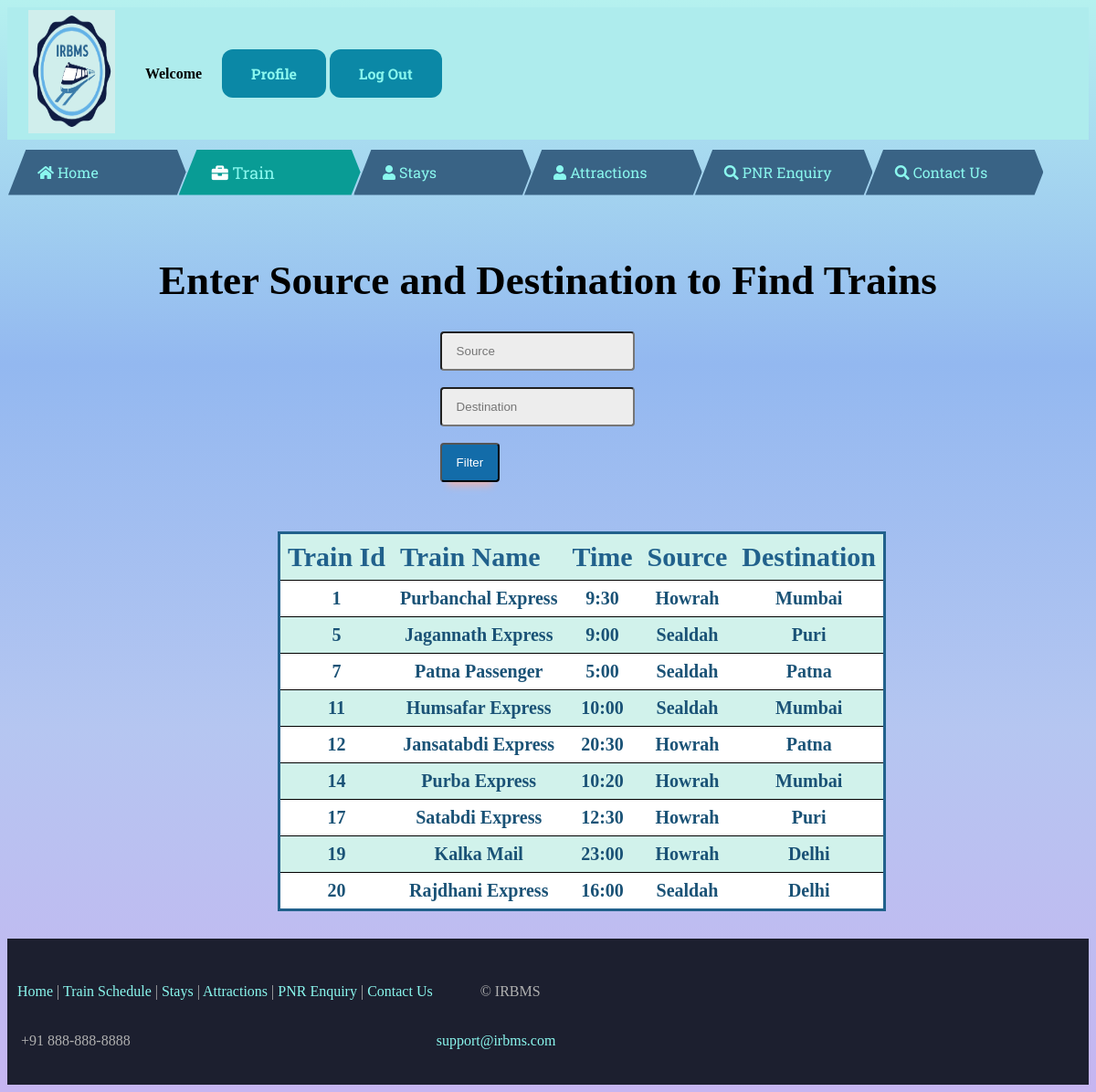
Page /trainschedule.php on the committed database.
### tables this page shows
CREATE TABLE IF NOT EXISTS `train` (
  `train_id` int(10) NOT NULL,
  `train_name` varchar(30) NOT NULL,
  `time` varchar(15) DEFAULT NULL,
  `duration` varchar(20) NOT NULL,
  `source` varchar(30) NOT NULL,
  `destination` varchar(30) NOT NULL,
  `Sleeper` int(10) NOT NULL DEFAULT '30',
  `AC 2 Tier` int(10) NOT NULL DEFAULT '30',
  `First Class` int(10) NOT NULL DEFAULT '30',
  `pnr` int(10) DEFAULT NULL,
  PRIMARY KEY (`train_id`)
);

### trainschedule.php (the view, shortened to what this page needs)
<?php
if(isset($_POST['search']))
{
    $valueToSearch1 = $_POST['valueToSearch1'];
    $valueToSearch = $_POST['valueToSearch'];
    $query = "SELECT * FROM `train` WHERE `source`='$valueToSearch' and `destination` ='$valueToSearch1' order by `train_id`";
    $search_result = filterTable($query);
}
 else {
    $query = "SELECT * FROM `train` order by `train_id`";
    $search_result = filterTable($query);
}
function filterTable($query)
{
    $connect = mysqli_connect("localhost", "root", "", "railwaymanagementsystem");
    $filter_Result = mysqli_query($connect, $query);
    return $filter_Result;
}
?>
<!DOCTYPE html>
<html>
    <head>
   <link rel="stylesheet" href="https://use.fontawesome.com/releases/v5.3.1/css/all.css">
    </head>
  <header class="h">
    <table>
      <tr>
        <th colspan="3"><img src="logo2.png" width="70%" height="135px" class="img-responsive"></th>
        <th colspan="10"></th>
        <th colspan="10"></th>
        <th colspan="20"> Welcome <?php  echo  $_SESSION['uname'];?></th>
        <th colspan="10"></th>
        <th colspan="10"></th>
        <th colspan="70"></th>
        <th colspan="10"></th>
        <th colspan="10">
          <a href="logout.php" class="button button1">Log Out</a>
          <a href="profile.php" class="button button1">Profile</a>
        </th>
      </tr>
    </table>
    </header>
    <body style="background-image: linear-gradient(#B5F1EF,#93B8F0,#B5C6F1,#C6B5F1);">
       <nav class="menu">
            <ul class="main-menu">
                <li ><i class="fa fa-home"></i><a href="home.php"> Home</a></li>
                <li class="active"><i class="fa fa-briefcase"></i><a href="trainschedule.php"> Train Schedule</li>
                <li><i class="fa fa-user"></i> <a href="stays.php"> Stays</a></li>
                <li><i class="fa fa-user"></i> <a href="historical.php"> Attractions</a></li>
                <li><i class="fa fa-search"></i> <a href="pnrcheck.php"> PNR Enquiry</a></li>
                <li><i class="fa fa-search"></i> <a href="Contact us.php"> Contact Us</a></li>
            </ul>
        </nav>
        <br><br>
        <h1 align="center" style="font-size: 45px">Enter Source and Destination to Find Trains</h1>
        <form action="trainschedule.php" method="post">
            <input type="text" name="valueToSearch" placeholder="Source"><br><br>
            <input type="text" name="valueToSearch1" placeholder="Destination"><br><br>
            <input type="submit" name="search" value="Filter" style=" background: #136CA9;    color: white;box-shadow: 0 .75rem .5rem -.5rem hsl(0 50% 80%);">
            <br><br><br><br>
            <table  style="  border-radius: 10px;background-color: white;margin-left: 25%" class="train">
                <tr>
                    <th>Train Id</th>
                    <th>Train Name</th>
                    <th>Time</th>
                    <th>Source</th>
                    <th>Destination</th>
                   </tr>
                <?php
                while($row = mysqli_fetch_array($search_result)):?>
                <tr>
                    <td><?php echo $row['train_id'];?></td>
                    <td><?php echo $row['train_name'];?></td>
                    <td><?php echo $row['time'];?></td>
                    <td><?php echo $row['source'];?></td>
                    <td><?php echo $row['destination'];?></td>
                </tr>
                <?php endwhile;?>
            </table>
        </form>
    </body>
    <footer>
<div class="page-wrapper">
    <div id="waterdrop"></div>
    <footer>
      <div class="footer-top">
          <table>
  <tr><td align="center">
       <p style="float: center"> &nbsp
          <a href="home.php">Home</a>
          |
          <a href="trainschedule.php">Train Schedule</a>
          |
          <a href="stays.php">Stays</a>
          |
          <a href="historical.php">Attractions</a>
          |
          <a href="pnrcheck.php">PNR Enquiry</a>
          |
          <a href="Contact us.php">Contact Us</a>
        </p>
  </td>
  <td>
        <p>&nbsp &nbsp &nbsp &nbsp &nbsp &nbsp © IRBMS</p>
    </td>
</tr>
<tr>
         <td> <p>&nbsp &nbsp+91 888-888-8888</p></td>
         <td>
          <p><a href="mailto:support@irbms.com">support@irbms.com</a></p></td>
      </tr>
  </table>
      </div>
    </footer>
  </div>
</footer>
</html>

### trainschedule.php (style rules this page uses)
body { background-color: #EDEDED; }
.main-menu { display: flex; list-style: none; margin: auto 0; padding: 0.6em 0 0 0; font-family: 'Roboto Slab', serif; }
.main-menu > li { box-sizing: border-box; height: 50px; width: calc(3.5 * 100px); line-height: 50px; padding: 0 2em; margin: 1px; transition: 0.5s linear all; background: #396385; color: #8AF7EE; cursor: pointer; font-size: 16px; user-select: none; }
.main-menu > li:not(.with-submenu) { clip-path: polygon(10% 0%, 0% 100%, 95% 100%, 100% 50%, 95% 0%); shape-outside: polygon(10% 0%, 0% 100%, 95% 100%, 100% 50%, 95% 0%); }
.main-menu > li:nth-child(2) { transform: translateX(-5%); }
.main-menu > li:nth-child(4) { transform: translateX(-10%) }
.main-menu > li:nth-child(5) { transform: translateX(-15%) }
.main-menu > li:nth-child(6) { transform: translateX(-20%) }
.main-menu > li:nth-child(7) { transform: translateX(-25%) }
.main-menu .active { color: #FFF; background: #099c95; cursor: default; font-size: 18px; }
.h { background-color: #AEECED; }
.page-wrapper { position: bottom; bottom: 0; width: 100%; z-index: 11111; top: 35px; }
footer p, footer strong, footer b, footer { color: #b0b0b0; }
.footer-top { background: #396385; background-size: cover; background-position: center; padding: 0 0 20px; font-family: rubik; padding-top:30px; }
.footer-top { background-color: #1c1f2f; }
#waterdrop { height: 30px; }
.button { background-color: #4CAF50; border: none; color: white; padding: 16px 32px; text-align: center; text-decoration: none; display: inline-block; font-size: 16px; margin: 4px 2px; transition-duration: 0.4s; cursor: pointer; float: right; }
.button1 { background-color: #0B88A6; color: white; border-radius: 12px; font-family: 'Roboto Slab', serif; }
a:link { text-decoration: none; color: #8AF7EE; }
input { background: hsl(0 0% 93%); border-radius: .25rem; padding: .75rem 1rem; margin-left: 40%; }
.train { border-collapse: collapse; border-radius: 10px; border: 3px solid #21618C; }
.train th { padding: 8px; text-align: left; border-bottom: 1px solid black; color: #21618C; font-size: 30px; background-color: #D1F2EB; font-weight: bold; }
.train td { padding: 8px; border-bottom: 1px solid black; text-align: center; font-size: 20px; font-weight: bold; color: #1A5276; }
.train tr:nth-child(odd) { background-color: #D1F2EB; }

### rows in the picture
train: train_id "1", train_name "Purbanchal Express", time "9:30", source "Howrah", destination "Mumbai"
train: train_id "5", train_name "Jagannath Express", time "9:00", source "Sealdah", destination "Puri"
train: train_id "7", train_name "Patna Passenger", time "5:00", source "Sealdah", destination "Patna"
train: train_id "11", train_name "Humsafar Express", time "10:00", source "Sealdah", destination "Mumbai"
train: train_id "12", train_name "Jansatabdi Express", time "20:30", source "Howrah", destination "Patna"
train: train_id "14", train_name "Purba Express", time "10:20", source "Howrah", destination "Mumbai"
train: train_id "17", train_name "Satabdi Express", time "12:30", source "Howrah", destination "Puri"
train: train_id "19", train_name "Kalka Mail", time "23:00", source "Howrah", destination "Delhi"
train: train_id "20", train_name "Rajdhani Express", time "16:00", source "Sealdah", destination "Delhi"
